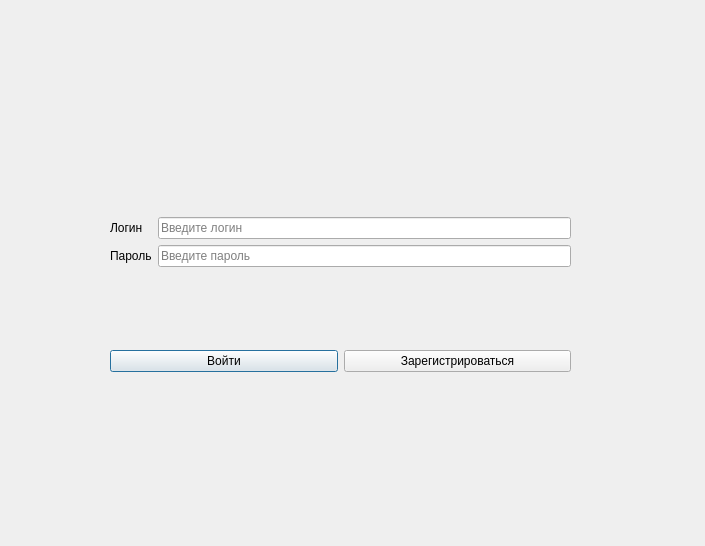
<?xml version="1.0" encoding="UTF-8"?>
<ui version="4.0">
 <class>LoginDialog</class>
 <widget class="QDialog" name="LoginDialog">
  <property name="geometry">
   <rect>
    <x>0</x>
    <y>0</y>
    <width>705</width>
    <height>546</height>
   </rect>
  </property>
  <property name="windowTitle">
   <string>Dialog</string>
  </property>
  <widget class="QWidget" name="verticalLayoutWidget">
   <property name="geometry">
    <rect>
     <x>110</x>
     <y>140</y>
     <width>461</width>
     <height>311</height>
    </rect>
   </property>
   <layout class="QVBoxLayout" name="verticalLayout">
    <item>
     <layout class="QHBoxLayout" name="horizontalLayout_2">
      <item>
       <layout class="QVBoxLayout" name="verticalLayout_2">
        <item>
         <widget class="QLabel" name="label">
          <property name="text">
           <string>Логин</string>
          </property>
         </widget>
        </item>
        <item>
         <widget class="QLabel" name="label_2">
          <property name="text">
           <string>Пароль</string>
          </property>
         </widget>
        </item>
       </layout>
      </item>
      <item>
       <layout class="QVBoxLayout" name="verticalLayout_3">
        <item>
         <widget class="QLineEdit" name="loginLineEdit">
          <property name="text">
           <string/>
          </property>
          <property name="placeholderText">
           <string>Введите логин</string>
          </property>
         </widget>
        </item>
        <item>
         <widget class="QLineEdit" name="passwordLineEdit">
          <property name="inputMask">
           <string/>
          </property>
          <property name="echoMode">
           <enum>QLineEdit::Password</enum>
          </property>
          <property name="placeholderText">
           <string>Введите пароль</string>
          </property>
         </widget>
        </item>
       </layout>
      </item>
     </layout>
    </item>
    <item>
     <layout class="QHBoxLayout" name="horizontalLayout">
      <item>
       <widget class="QPushButton" name="loginButton">
        <property name="text">
         <string>Войти</string>
        </property>
       </widget>
      </item>
      <item>
       <widget class="QPushButton" name="registerButton">
        <property name="text">
         <string>Зарегистрироваться</string>
        </property>
       </widget>
      </item>
     </layout>
    </item>
   </layout>
  </widget>
 </widget>
 <resources/>
 <connections/>
</ui>
